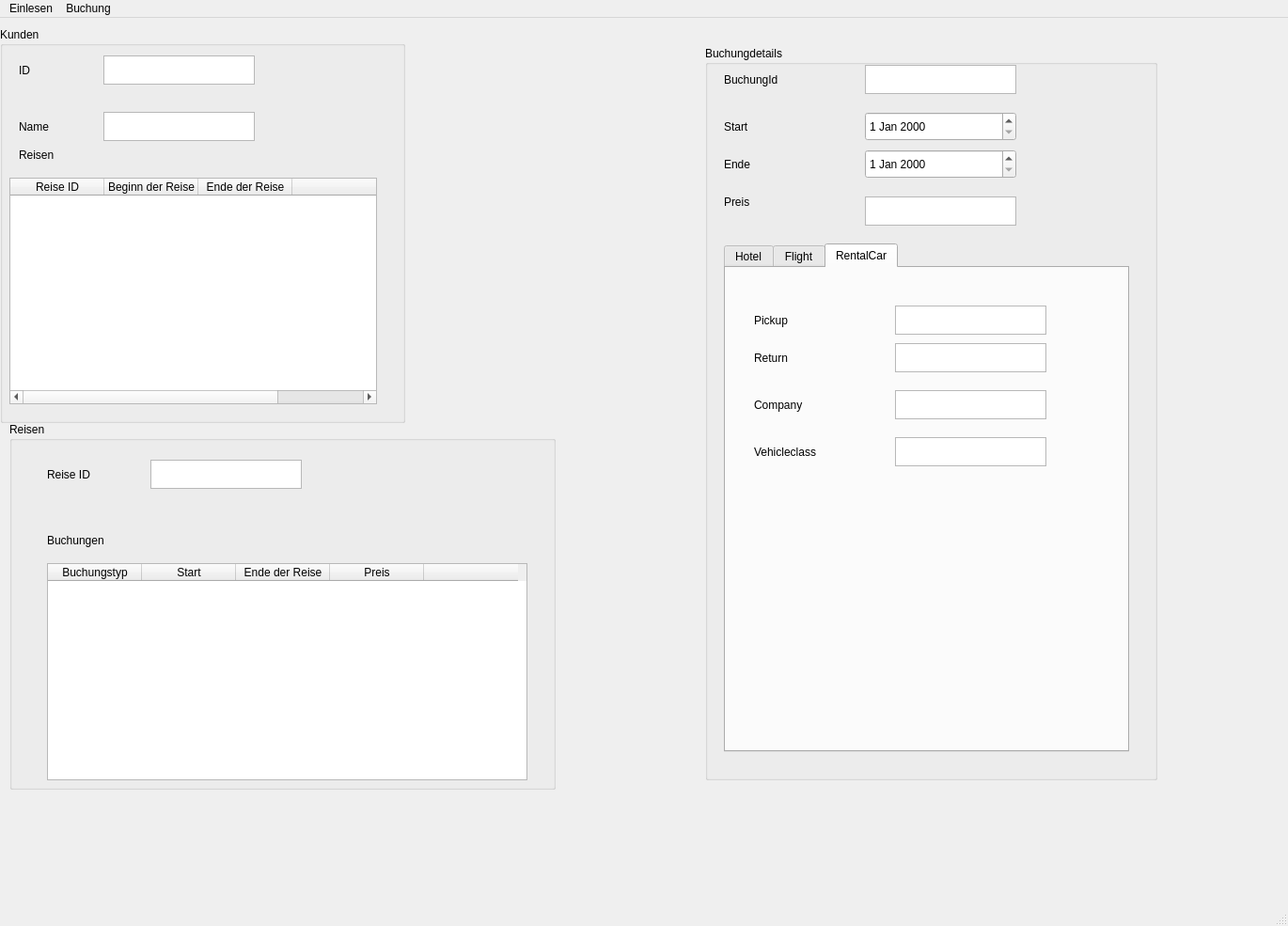
<?xml version="1.0" encoding="UTF-8"?>
<ui version="4.0">
 <class>holiday</class>
 <widget class="QMainWindow" name="holiday">
  <property name="geometry">
   <rect>
    <x>0</x>
    <y>0</y>
    <width>1370</width>
    <height>985</height>
   </rect>
  </property>
  <property name="windowTitle">
   <string>holiday</string>
  </property>
  <widget class="QWidget" name="centralwidget">
   <widget class="QGroupBox" name="groupBox">
    <property name="geometry">
     <rect>
      <x>0</x>
      <y>10</y>
      <width>431</width>
      <height>421</height>
     </rect>
    </property>
    <property name="title">
     <string>Kunden</string>
    </property>
    <widget class="QTableWidget" name="ReisenBox">
     <property name="geometry">
      <rect>
       <x>10</x>
       <y>160</y>
       <width>391</width>
       <height>241</height>
      </rect>
     </property>
     <column>
      <property name="text">
       <string>Reise ID</string>
      </property>
     </column>
     <column>
      <property name="text">
       <string>Beginn der Reise</string>
      </property>
     </column>
     <column>
      <property name="text">
       <string>Ende der Reise</string>
      </property>
     </column>
     <column>
      <property name="text">
       <string/>
      </property>
     </column>
    </widget>
    <widget class="QTextEdit" name="KundenId">
     <property name="geometry">
      <rect>
       <x>110</x>
       <y>30</y>
       <width>161</width>
       <height>31</height>
      </rect>
     </property>
    </widget>
    <widget class="QLabel" name="label">
     <property name="geometry">
      <rect>
       <x>20</x>
       <y>30</y>
       <width>70</width>
       <height>31</height>
      </rect>
     </property>
     <property name="text">
      <string>ID</string>
     </property>
    </widget>
    <widget class="QLabel" name="label_2">
     <property name="geometry">
      <rect>
       <x>20</x>
       <y>90</y>
       <width>71</width>
       <height>31</height>
      </rect>
     </property>
     <property name="text">
      <string>Name</string>
     </property>
    </widget>
    <widget class="QTextEdit" name="Kundenname">
     <property name="geometry">
      <rect>
       <x>110</x>
       <y>90</y>
       <width>161</width>
       <height>31</height>
      </rect>
     </property>
    </widget>
    <widget class="QLabel" name="label_3">
     <property name="geometry">
      <rect>
       <x>20</x>
       <y>120</y>
       <width>71</width>
       <height>31</height>
      </rect>
     </property>
     <property name="text">
      <string>Reisen</string>
     </property>
    </widget>
   </widget>
   <widget class="QGroupBox" name="groupBox_2">
    <property name="geometry">
     <rect>
      <x>10</x>
      <y>430</y>
      <width>581</width>
      <height>391</height>
     </rect>
    </property>
    <property name="title">
     <string>Reisen</string>
    </property>
    <widget class="QLabel" name="label_4">
     <property name="geometry">
      <rect>
       <x>40</x>
       <y>40</y>
       <width>70</width>
       <height>31</height>
      </rect>
     </property>
     <property name="text">
      <string>Reise ID</string>
     </property>
    </widget>
    <widget class="QTextEdit" name="ReiseID">
     <property name="geometry">
      <rect>
       <x>150</x>
       <y>40</y>
       <width>161</width>
       <height>31</height>
      </rect>
     </property>
    </widget>
    <widget class="QLabel" name="label_5">
     <property name="geometry">
      <rect>
       <x>40</x>
       <y>110</y>
       <width>81</width>
       <height>31</height>
      </rect>
     </property>
     <property name="text">
      <string>Buchungen</string>
     </property>
    </widget>
    <widget class="QTableWidget" name="BuchungenBox">
     <property name="geometry">
      <rect>
       <x>40</x>
       <y>150</y>
       <width>511</width>
       <height>231</height>
      </rect>
     </property>
     <column>
      <property name="text">
       <string>Buchungstyp</string>
      </property>
     </column>
     <column>
      <property name="text">
       <string>Start</string>
      </property>
     </column>
     <column>
      <property name="text">
       <string>Ende der Reise</string>
      </property>
     </column>
     <column>
      <property name="text">
       <string>Preis</string>
      </property>
     </column>
     <column>
      <property name="text">
       <string/>
      </property>
     </column>
    </widget>
   </widget>
   <widget class="QGroupBox" name="groupBox_3">
    <property name="geometry">
     <rect>
      <x>750</x>
      <y>30</y>
      <width>481</width>
      <height>781</height>
     </rect>
    </property>
    <property name="title">
     <string>Buchungdetails</string>
    </property>
    <widget class="QLabel" name="label_6">
     <property name="geometry">
      <rect>
       <x>20</x>
       <y>20</y>
       <width>91</width>
       <height>31</height>
      </rect>
     </property>
     <property name="text">
      <string>BuchungId</string>
     </property>
    </widget>
    <widget class="QLabel" name="label_7">
     <property name="geometry">
      <rect>
       <x>20</x>
       <y>70</y>
       <width>71</width>
       <height>31</height>
      </rect>
     </property>
     <property name="text">
      <string>Start</string>
     </property>
    </widget>
    <widget class="QTextEdit" name="BuchungID">
     <property name="geometry">
      <rect>
       <x>170</x>
       <y>20</y>
       <width>161</width>
       <height>31</height>
      </rect>
     </property>
    </widget>
    <widget class="QTextEdit" name="Preis">
     <property name="geometry">
      <rect>
       <x>170</x>
       <y>160</y>
       <width>161</width>
       <height>31</height>
      </rect>
     </property>
    </widget>
    <widget class="QLabel" name="label_8">
     <property name="geometry">
      <rect>
       <x>20</x>
       <y>150</y>
       <width>71</width>
       <height>31</height>
      </rect>
     </property>
     <property name="text">
      <string>Preis</string>
     </property>
    </widget>
    <widget class="QLabel" name="label_9">
     <property name="geometry">
      <rect>
       <x>20</x>
       <y>110</y>
       <width>71</width>
       <height>31</height>
      </rect>
     </property>
     <property name="text">
      <string>Ende</string>
     </property>
    </widget>
    <widget class="QTabWidget" name="Tabs">
     <property name="geometry">
      <rect>
       <x>20</x>
       <y>210</y>
       <width>431</width>
       <height>541</height>
      </rect>
     </property>
     <property name="currentIndex">
      <number>2</number>
     </property>
     <widget class="QWidget" name="Hotel">
      <attribute name="title">
       <string>Hotel</string>
      </attribute>
      <widget class="QTextEdit" name="Hotelname">
       <property name="geometry">
        <rect>
         <x>150</x>
         <y>20</y>
         <width>161</width>
         <height>31</height>
        </rect>
       </property>
      </widget>
      <widget class="QLabel" name="label_10">
       <property name="geometry">
        <rect>
         <x>10</x>
         <y>60</y>
         <width>71</width>
         <height>31</height>
        </rect>
       </property>
       <property name="text">
        <string>Stadt</string>
       </property>
      </widget>
      <widget class="QTextEdit" name="Stadt">
       <property name="geometry">
        <rect>
         <x>150</x>
         <y>60</y>
         <width>161</width>
         <height>31</height>
        </rect>
       </property>
      </widget>
      <widget class="QLabel" name="label_11">
       <property name="geometry">
        <rect>
         <x>10</x>
         <y>20</y>
         <width>111</width>
         <height>31</height>
        </rect>
       </property>
       <property name="text">
        <string>HotelNmae</string>
       </property>
      </widget>
      <widget class="QTextEdit" name="Zimmer">
       <property name="geometry">
        <rect>
         <x>150</x>
         <y>110</y>
         <width>161</width>
         <height>31</height>
        </rect>
       </property>
      </widget>
      <widget class="QLabel" name="label_12">
       <property name="geometry">
        <rect>
         <x>10</x>
         <y>110</y>
         <width>91</width>
         <height>31</height>
        </rect>
       </property>
       <property name="text">
        <string>Zimmertyp</string>
       </property>
      </widget>
     </widget>
     <widget class="QWidget" name="Flight">
      <attribute name="title">
       <string>Flight</string>
      </attribute>
      <widget class="QTextEdit" name="FromDest">
       <property name="geometry">
        <rect>
         <x>180</x>
         <y>20</y>
         <width>161</width>
         <height>31</height>
        </rect>
       </property>
      </widget>
      <widget class="QLabel" name="label_13">
       <property name="geometry">
        <rect>
         <x>30</x>
         <y>60</y>
         <width>71</width>
         <height>31</height>
        </rect>
       </property>
       <property name="text">
        <string>To</string>
       </property>
      </widget>
      <widget class="QTextEdit" name="ToDest">
       <property name="geometry">
        <rect>
         <x>180</x>
         <y>60</y>
         <width>161</width>
         <height>31</height>
        </rect>
       </property>
      </widget>
      <widget class="QLabel" name="label_14">
       <property name="geometry">
        <rect>
         <x>30</x>
         <y>20</y>
         <width>71</width>
         <height>31</height>
        </rect>
       </property>
       <property name="text">
        <string>From</string>
       </property>
      </widget>
      <widget class="QTextEdit" name="Airline">
       <property name="geometry">
        <rect>
         <x>180</x>
         <y>110</y>
         <width>161</width>
         <height>31</height>
        </rect>
       </property>
      </widget>
      <widget class="QLabel" name="label_15">
       <property name="geometry">
        <rect>
         <x>30</x>
         <y>100</y>
         <width>71</width>
         <height>31</height>
        </rect>
       </property>
       <property name="text">
        <string>Airline</string>
       </property>
      </widget>
     </widget>
     <widget class="QWidget" name="RentalCar">
      <attribute name="title">
       <string>RentalCar</string>
      </attribute>
      <widget class="QTextEdit" name="Pickup">
       <property name="geometry">
        <rect>
         <x>180</x>
         <y>40</y>
         <width>161</width>
         <height>31</height>
        </rect>
       </property>
      </widget>
      <widget class="QLabel" name="label_16">
       <property name="geometry">
        <rect>
         <x>30</x>
         <y>80</y>
         <width>71</width>
         <height>31</height>
        </rect>
       </property>
       <property name="text">
        <string>Return</string>
       </property>
      </widget>
      <widget class="QTextEdit" name="Return">
       <property name="geometry">
        <rect>
         <x>180</x>
         <y>80</y>
         <width>161</width>
         <height>31</height>
        </rect>
       </property>
      </widget>
      <widget class="QLabel" name="label_17">
       <property name="geometry">
        <rect>
         <x>30</x>
         <y>40</y>
         <width>71</width>
         <height>31</height>
        </rect>
       </property>
       <property name="text">
        <string>Pickup</string>
       </property>
      </widget>
      <widget class="QTextEdit" name="Company">
       <property name="geometry">
        <rect>
         <x>180</x>
         <y>130</y>
         <width>161</width>
         <height>31</height>
        </rect>
       </property>
      </widget>
      <widget class="QLabel" name="label_18">
       <property name="geometry">
        <rect>
         <x>30</x>
         <y>130</y>
         <width>71</width>
         <height>31</height>
        </rect>
       </property>
       <property name="text">
        <string>Company</string>
       </property>
      </widget>
      <widget class="QLabel" name="label_19">
       <property name="geometry">
        <rect>
         <x>30</x>
         <y>180</y>
         <width>111</width>
         <height>31</height>
        </rect>
       </property>
       <property name="text">
        <string>Vehicleclass</string>
       </property>
      </widget>
      <widget class="QTextEdit" name="Vehicleclass">
       <property name="geometry">
        <rect>
         <x>180</x>
         <y>180</y>
         <width>161</width>
         <height>31</height>
        </rect>
       </property>
      </widget>
     </widget>
    </widget>
    <widget class="QDateEdit" name="StartDate">
     <property name="geometry">
      <rect>
       <x>170</x>
       <y>70</y>
       <width>161</width>
       <height>31</height>
      </rect>
     </property>
    </widget>
    <widget class="QDateEdit" name="Enddate">
     <property name="geometry">
      <rect>
       <x>170</x>
       <y>110</y>
       <width>161</width>
       <height>31</height>
      </rect>
     </property>
    </widget>
   </widget>
  </widget>
  <widget class="QMenuBar" name="menubar">
   <property name="geometry">
    <rect>
     <x>0</x>
     <y>0</y>
     <width>1370</width>
     <height>26</height>
    </rect>
   </property>
   <widget class="QMenu" name="menuEinlesen">
    <property name="title">
     <string>Einlesen</string>
    </property>
    <addaction name="actionInformation_Anzieigen"/>
   </widget>
   <widget class="QMenu" name="menuBuchung">
    <property name="title">
     <string>Buchung</string>
    </property>
    <addaction name="actionAlle_Anzeigen"/>
    <addaction name="actionAnzeigen_nach_ID"/>
   </widget>
   <addaction name="menuEinlesen"/>
   <addaction name="menuBuchung"/>
  </widget>
  <widget class="QStatusBar" name="statusbar"/>
  <action name="actionAlle_Anzeigen">
   <property name="text">
    <string>Alle Anzeigen</string>
   </property>
  </action>
  <action name="actionAnzeigen_nach_ID">
   <property name="text">
    <string>Anzeigen nach ID</string>
   </property>
  </action>
  <action name="actionInformation_Anzieigen">
   <property name="text">
    <string>Information Anzieigen</string>
   </property>
  </action>
 </widget>
 <resources/>
 <connections/>
</ui>
